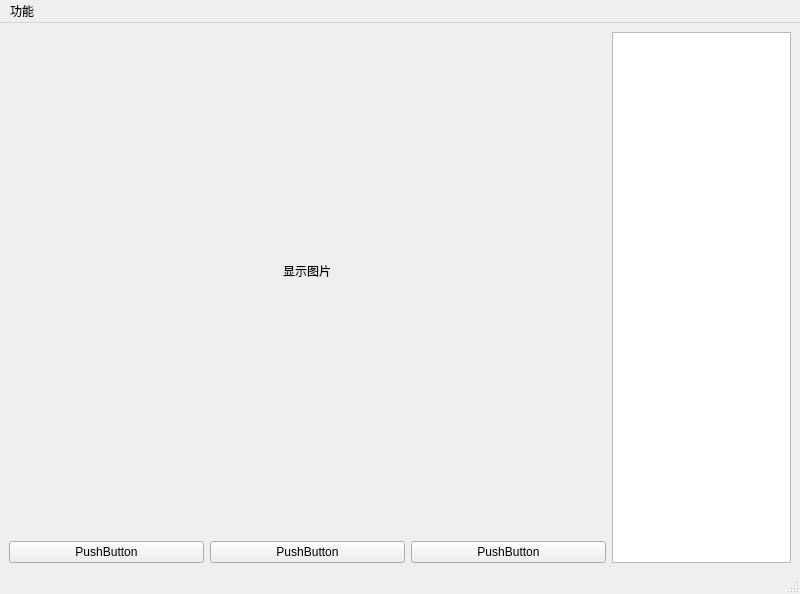
<?xml version="1.0" encoding="UTF-8"?>
<ui version="4.0">
 <class>MainWindow</class>
 <widget class="QMainWindow" name="MainWindow">
  <property name="geometry">
   <rect>
    <x>0</x>
    <y>0</y>
    <width>800</width>
    <height>594</height>
   </rect>
  </property>
  <property name="windowTitle">
   <string>MainWindow</string>
  </property>
  <widget class="QWidget" name="centralwidget">
   <layout class="QHBoxLayout" name="horizontalLayout_2" stretch="10,3">
    <item>
     <layout class="QVBoxLayout" name="verticalLayout" stretch="20,1,1">
      <item alignment="Qt::AlignHCenter|Qt::AlignVCenter">
       <widget class="QLabel" name="label_img">
        <property name="text">
         <string>显示图片</string>
        </property>
       </widget>
      </item>
      <item>
       <spacer name="verticalSpacer">
        <property name="orientation">
         <enum>Qt::Vertical</enum>
        </property>
        <property name="sizeHint" stdset="0">
         <size>
          <width>20</width>
          <height>40</height>
         </size>
        </property>
       </spacer>
      </item>
      <item>
       <layout class="QHBoxLayout" name="horizontalLayout">
        <item>
         <widget class="QPushButton" name="pushButton_prev">
          <property name="text">
           <string>PushButton</string>
          </property>
         </widget>
        </item>
        <item>
         <widget class="QPushButton" name="pushButton_del">
          <property name="text">
           <string>PushButton</string>
          </property>
         </widget>
        </item>
        <item>
         <widget class="QPushButton" name="pushButton_next">
          <property name="text">
           <string>PushButton</string>
          </property>
         </widget>
        </item>
       </layout>
      </item>
     </layout>
    </item>
    <item>
     <widget class="QTreeView" name="treeView_file"/>
    </item>
   </layout>
  </widget>
  <widget class="QMenuBar" name="menubar">
   <property name="geometry">
    <rect>
     <x>0</x>
     <y>0</y>
     <width>800</width>
     <height>21</height>
    </rect>
   </property>
   <widget class="QMenu" name="menu">
    <property name="title">
     <string>功能</string>
    </property>
    <addaction name="action_openfile"/>
   </widget>
   <addaction name="menu"/>
  </widget>
  <widget class="QStatusBar" name="statusbar"/>
  <action name="action_openfile">
   <property name="text">
    <string>打开文件夹</string>
   </property>
  </action>
 </widget>
 <resources/>
 <connections/>
</ui>
